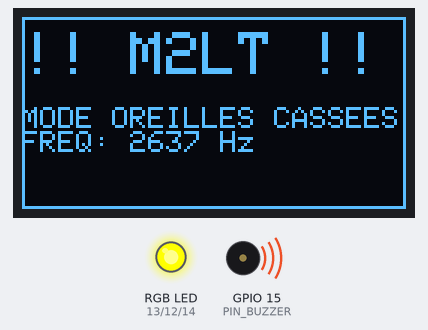
The sketch below on a simulated ESP32. Parts: 128×64 one-colour display, an RGB LED mixed from three pins (HIGH = lit), buzzer (waves = sounding).

Above: at 0.11 s.
At 0.51 s:
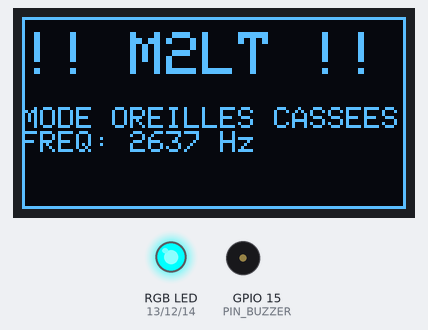
At 2.14 s:
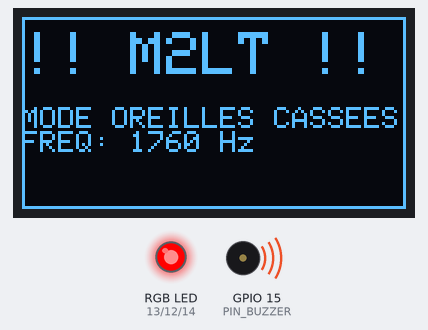
At 3.04 s:
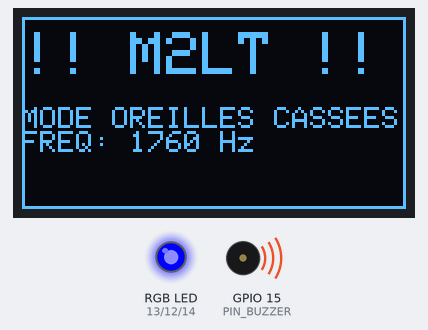
At 3.94 s:
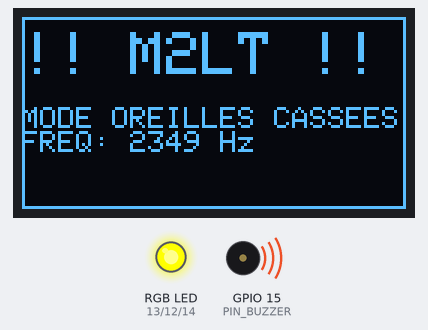
At 4.58 s:
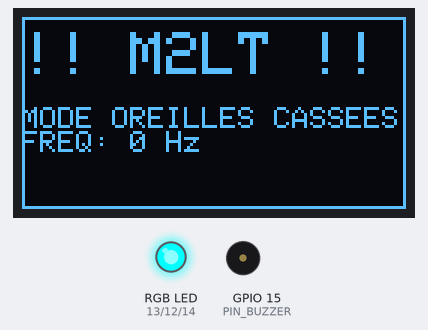
Timing chart, 0 to 40.0 s (numbered marks = the images above):
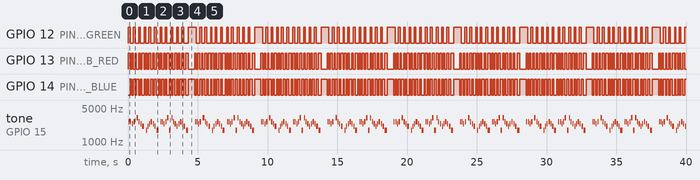

The sketch:

test_michou.ino
```cpp
#include <Arduino.h>
#include <Wire.h>
#include <Adafruit_GFX.h>
#include <Adafruit_SSD1306.h>

#define SCREEN_WIDTH 128
#define SCREEN_HEIGHT 64
#define OLED_RESET -1
#define SCREEN_ADDRESS 0x3C

#define PIN_SCL 5 // D1 (GPIO5)
#define PIN_SDA 4 // D2 (GPIO4)

#define PIN_RGB_BLUE   14 // D5
#define PIN_RGB_GREEN  12 // D6
#define PIN_RGB_RED    13 // D7
#define PIN_BUZZER     15 // D8 (GPIO15)

Adafruit_SSD1306 display(SCREEN_WIDTH, SCREEN_HEIGHT, &Wire, OLED_RESET);

// Fréquences AIGUËS (Octave 6 & 7 - Mode perce-oreilles strident !)
#define NOTE_C6   1047
#define NOTE_D6   1175
#define NOTE_E6   1319
#define NOTE_G6   1568
#define NOTE_A6   1760
#define NOTE_C7   2093
#define NOTE_D7   2349
#define NOTE_E7   2637
#define NOTE_G7   3136
#define REST      0

int melody[] = {
  NOTE_E7, NOTE_E7, NOTE_D7, NOTE_E7, REST,
  NOTE_G7, NOTE_E7, NOTE_D7, NOTE_C7, REST,
  NOTE_A6, NOTE_C7, NOTE_D7, NOTE_E7,
  NOTE_D7, NOTE_C7, NOTE_A6, REST,

  NOTE_E7, NOTE_E7, NOTE_D7, NOTE_E7, NOTE_G7,
  NOTE_A6, NOTE_G7, NOTE_E7, NOTE_D7,
  NOTE_C7, NOTE_D7, NOTE_E7, NOTE_D7, NOTE_C7,
  NOTE_A6, REST
};

// Durées divisées par 3 (Mode Speedcore ultra rapide !)
int noteDurations[] = {
  70,  70,  70, 100,  30,
 110,  80,  70, 130,  50,
  70,  70,  70, 110,
  80,  80, 150,  60,

  70,  70,  70,  80, 100,
 110,  80,  70, 100,
  70,  70, 100,  80, 110,
 150, 100
};

void setup() {
  pinMode(PIN_RGB_RED, OUTPUT);
  pinMode(PIN_RGB_GREEN, OUTPUT);
  pinMode(PIN_RGB_BLUE, OUTPUT);
  pinMode(PIN_BUZZER, OUTPUT);

  Wire.begin(PIN_SDA, PIN_SCL);
  display.begin(SSD1306_SWITCHCAPVCC, SCREEN_ADDRESS);
}

void loop() {
  int totalNotes = sizeof(melody) / sizeof(melody[0]);

  for (int thisNote = 0; thisNote < totalNotes; thisNote++) {
    int note = melody[thisNote];
    int duration = noteDurations[thisNote];

    // Stroboscope RGB ultra rapide
    digitalWrite(PIN_RGB_RED, (thisNote % 2 == 0) ? HIGH : LOW);
    digitalWrite(PIN_RGB_BLUE, (thisNote % 2 != 0) ? HIGH : LOW);
    digitalWrite(PIN_RGB_GREEN, (thisNote % 3 == 0) ? HIGH : LOW);

    // Écran en mode ALERTE M2LT STROBO
    display.clearDisplay();
    display.setTextSize(2);
    display.setTextColor(SSD1306_WHITE);
    display.setCursor(0, 5);
    display.println("!! M2LT !!");
    display.setTextSize(1);
    display.setCursor(0, 30);
    display.println("MODE OREILLES CASSEES");
    display.printf("FREQ: %d Hz\n", note);
    display.drawRect(0, 0, 128, 64, SSD1306_WHITE);
    display.display();

    if (note != REST) {
      tone(PIN_BUZZER, note, duration);
    } else {
      noTone(PIN_BUZZER);
    }

    delay(duration);
    noTone(PIN_BUZZER);
    delay(20);
  }

  // Petit silence de 300ms avant de relancer direct
  delay(300);
}
```

Measured:
- by itself, GPIO 12 (PIN_RGB_GREEN), GPIO 13 (PIN_RGB_RED), GPIO 14 (PIN_RGB_BLUE): moves between LOW and HIGH, repeating every 4.8 s
- by itself, tone on GPIO 15 (PIN_BUZZER): plays 2637 Hz for 0.07 s, 2637 Hz for 0.07 s, 2349 Hz for 0.07 s, 2637 Hz for 0.10 s, 3136 Hz for 0.11 s, 2637 Hz for 0.08 s … (254 notes in this stretch)
- what the display in image 5 shows lasts 0.4 s, from 4.4 s to 4.8 s
